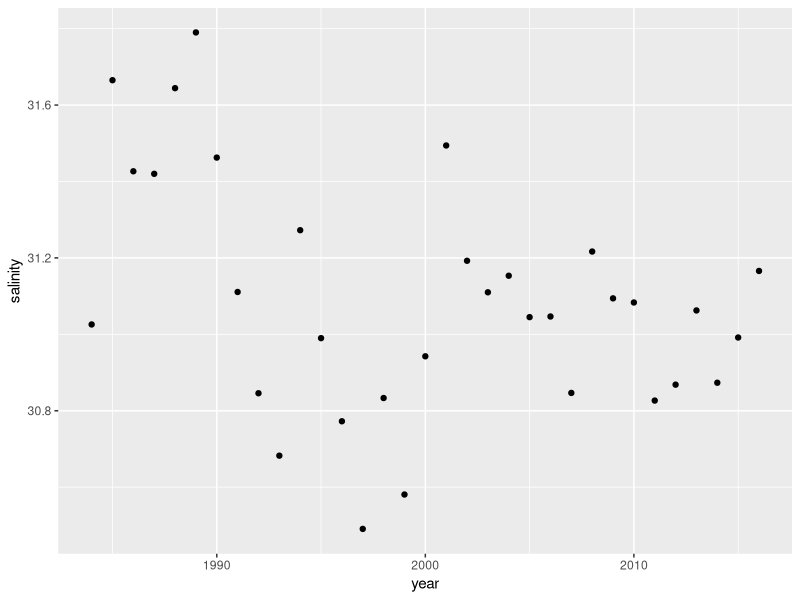
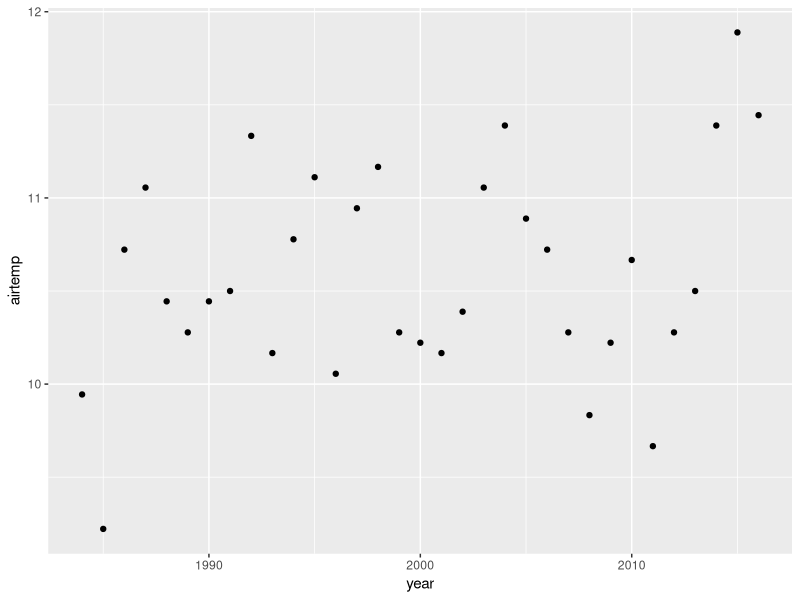

The R script that drew these images, in order:
## ---- chunk 1
## Required Packages 
library(tidyverse) 
library(dplyr) 
library(ggplot2) 
## ---- chunk 2
## Filters the data to separate values with salinity > 31
clam_salinity_data <- read.csv("data/SuppTable2_Salinity_DFA.csv")
large <- clam_salinity_data %>% filter(salinity > 31) 
## ---- chunk 3
## Gathers each separate year with a data value for clam salinity
gather(clam_salinity_data, key = "key", value = "salinity", na.rm = TRUE)
## ---- chunk 4
## This code joins the clam_salinity_data table with the table for air temperature
clam_temp_data <- read.csv("data/SuppTable3_AirTemp_DFA.csv") 
inner_join(clam_temp_data, clam_salinity_data, by = NULL, copy = FALSE)
## ---- chunk 5
## This code graphs the salinity data
ggplot(data = clam_salinity_data) +
  geom_point(mapping = aes(x = year, y = salinity))
  
## ---- chunk 6
## This code graphs the air temperature data 
ggplot(data = clam_temp_data) +
  geom_point(mapping = aes(x = year, y = airtemp))
